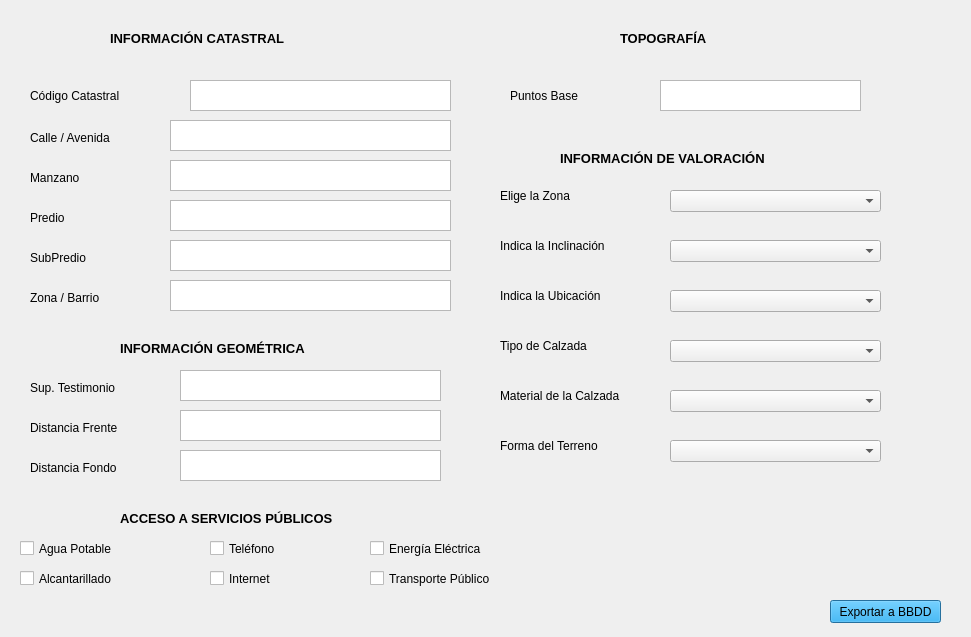
<?xml version="1.0" encoding="UTF-8"?>
<ui version="4.0">
 <class>Dialog</class>
 <widget class="QDialog" name="Dialog">
  <property name="geometry">
   <rect>
    <x>0</x>
    <y>0</y>
    <width>971</width>
    <height>637</height>
   </rect>
  </property>
  <property name="windowTitle">
   <string>Dialog</string>
  </property>
  <widget class="QPushButton" name="btn_exportdb">
   <property name="geometry">
    <rect>
     <x>830</x>
     <y>600</y>
     <width>111</width>
     <height>23</height>
    </rect>
   </property>
   <property name="styleSheet">
    <string notr="true">background-color: rgb(0, 170, 255)</string>
   </property>
   <property name="text">
    <string>Exportar a BBDD</string>
   </property>
  </widget>
  <widget class="QLabel" name="label_5">
   <property name="geometry">
    <rect>
     <x>110</x>
     <y>30</y>
     <width>251</width>
     <height>16</height>
    </rect>
   </property>
   <property name="font">
    <font>
     <pointsize>10</pointsize>
     <weight>75</weight>
     <bold>true</bold>
    </font>
   </property>
   <property name="text">
    <string>INFORMACIÓN CATASTRAL</string>
   </property>
  </widget>
  <widget class="QLabel" name="label_7">
   <property name="geometry">
    <rect>
     <x>30</x>
     <y>170</y>
     <width>81</width>
     <height>16</height>
    </rect>
   </property>
   <property name="font">
    <font>
     <pointsize>9</pointsize>
    </font>
   </property>
   <property name="text">
    <string>Manzano</string>
   </property>
  </widget>
  <widget class="QLabel" name="label_8">
   <property name="geometry">
    <rect>
     <x>30</x>
     <y>210</y>
     <width>51</width>
     <height>16</height>
    </rect>
   </property>
   <property name="font">
    <font>
     <pointsize>9</pointsize>
    </font>
   </property>
   <property name="text">
    <string>Predio</string>
   </property>
  </widget>
  <widget class="QLabel" name="label_9">
   <property name="geometry">
    <rect>
     <x>30</x>
     <y>250</y>
     <width>81</width>
     <height>16</height>
    </rect>
   </property>
   <property name="font">
    <font>
     <pointsize>9</pointsize>
    </font>
   </property>
   <property name="text">
    <string>SubPredio</string>
   </property>
  </widget>
  <widget class="QLabel" name="label_10">
   <property name="geometry">
    <rect>
     <x>30</x>
     <y>130</y>
     <width>111</width>
     <height>16</height>
    </rect>
   </property>
   <property name="font">
    <font>
     <pointsize>9</pointsize>
    </font>
   </property>
   <property name="text">
    <string>Calle / Avenida</string>
   </property>
  </widget>
  <widget class="QLabel" name="label_11">
   <property name="geometry">
    <rect>
     <x>30</x>
     <y>290</y>
     <width>91</width>
     <height>16</height>
    </rect>
   </property>
   <property name="font">
    <font>
     <pointsize>9</pointsize>
    </font>
   </property>
   <property name="text">
    <string>Zona / Barrio</string>
   </property>
  </widget>
  <widget class="QPlainTextEdit" name="txt_manzano">
   <property name="geometry">
    <rect>
     <x>170</x>
     <y>160</y>
     <width>281</width>
     <height>31</height>
    </rect>
   </property>
  </widget>
  <widget class="QPlainTextEdit" name="txt_predio">
   <property name="geometry">
    <rect>
     <x>170</x>
     <y>200</y>
     <width>281</width>
     <height>31</height>
    </rect>
   </property>
  </widget>
  <widget class="QPlainTextEdit" name="txt_sub">
   <property name="geometry">
    <rect>
     <x>170</x>
     <y>240</y>
     <width>281</width>
     <height>31</height>
    </rect>
   </property>
  </widget>
  <widget class="QPlainTextEdit" name="txt_calle">
   <property name="geometry">
    <rect>
     <x>170</x>
     <y>120</y>
     <width>281</width>
     <height>31</height>
    </rect>
   </property>
  </widget>
  <widget class="QPlainTextEdit" name="txt_zona">
   <property name="geometry">
    <rect>
     <x>170</x>
     <y>280</y>
     <width>281</width>
     <height>31</height>
    </rect>
   </property>
  </widget>
  <widget class="QPlainTextEdit" name="txt_suptest">
   <property name="geometry">
    <rect>
     <x>180</x>
     <y>370</y>
     <width>261</width>
     <height>31</height>
    </rect>
   </property>
  </widget>
  <widget class="QLabel" name="label_19">
   <property name="geometry">
    <rect>
     <x>30</x>
     <y>380</y>
     <width>131</width>
     <height>16</height>
    </rect>
   </property>
   <property name="font">
    <font>
     <pointsize>9</pointsize>
    </font>
   </property>
   <property name="text">
    <string>Sup. Testimonio</string>
   </property>
  </widget>
  <widget class="QPlainTextEdit" name="txt_referencia">
   <property name="geometry">
    <rect>
     <x>190</x>
     <y>80</y>
     <width>261</width>
     <height>31</height>
    </rect>
   </property>
  </widget>
  <widget class="QLabel" name="label_20">
   <property name="geometry">
    <rect>
     <x>30</x>
     <y>80</y>
     <width>131</width>
     <height>31</height>
    </rect>
   </property>
   <property name="font">
    <font>
     <pointsize>9</pointsize>
    </font>
   </property>
   <property name="text">
    <string>Código Catastral</string>
   </property>
  </widget>
  <widget class="QPlainTextEdit" name="txt_base">
   <property name="geometry">
    <rect>
     <x>660</x>
     <y>80</y>
     <width>201</width>
     <height>31</height>
    </rect>
   </property>
  </widget>
  <widget class="QLabel" name="label_21">
   <property name="geometry">
    <rect>
     <x>510</x>
     <y>80</y>
     <width>121</width>
     <height>31</height>
    </rect>
   </property>
   <property name="font">
    <font>
     <pointsize>9</pointsize>
    </font>
   </property>
   <property name="text">
    <string>Puntos Base</string>
   </property>
  </widget>
  <widget class="QComboBox" name="comboBox_zona">
   <property name="geometry">
    <rect>
     <x>670</x>
     <y>190</y>
     <width>211</width>
     <height>22</height>
    </rect>
   </property>
   <item>
    <property name="text">
     <string/>
    </property>
   </item>
   <item>
    <property name="text">
     <string>1</string>
    </property>
   </item>
   <item>
    <property name="text">
     <string>2</string>
    </property>
   </item>
   <item>
    <property name="text">
     <string>3</string>
    </property>
   </item>
   <item>
    <property name="text">
     <string>4</string>
    </property>
   </item>
   <item>
    <property name="text">
     <string>5</string>
    </property>
   </item>
   <item>
    <property name="text">
     <string>6</string>
    </property>
   </item>
   <item>
    <property name="text">
     <string>7</string>
    </property>
   </item>
   <item>
    <property name="text">
     <string>8</string>
    </property>
   </item>
   <item>
    <property name="text">
     <string>9</string>
    </property>
   </item>
   <item>
    <property name="text">
     <string>10</string>
    </property>
   </item>
   <item>
    <property name="text">
     <string>11</string>
    </property>
   </item>
  </widget>
  <widget class="QLabel" name="label_22">
   <property name="geometry">
    <rect>
     <x>560</x>
     <y>150</y>
     <width>291</width>
     <height>16</height>
    </rect>
   </property>
   <property name="font">
    <font>
     <pointsize>10</pointsize>
     <weight>75</weight>
     <bold>true</bold>
    </font>
   </property>
   <property name="text">
    <string>INFORMACIÓN DE VALORACIÓN</string>
   </property>
  </widget>
  <widget class="QLabel" name="label_23">
   <property name="geometry">
    <rect>
     <x>500</x>
     <y>180</y>
     <width>121</width>
     <height>31</height>
    </rect>
   </property>
   <property name="font">
    <font>
     <pointsize>9</pointsize>
    </font>
   </property>
   <property name="text">
    <string>Elige la Zona</string>
   </property>
  </widget>
  <widget class="QLabel" name="label_24">
   <property name="geometry">
    <rect>
     <x>500</x>
     <y>230</y>
     <width>161</width>
     <height>31</height>
    </rect>
   </property>
   <property name="font">
    <font>
     <pointsize>9</pointsize>
    </font>
   </property>
   <property name="text">
    <string>Indica la Inclinación</string>
   </property>
  </widget>
  <widget class="QLabel" name="label_25">
   <property name="geometry">
    <rect>
     <x>500</x>
     <y>280</y>
     <width>121</width>
     <height>31</height>
    </rect>
   </property>
   <property name="font">
    <font>
     <pointsize>9</pointsize>
    </font>
   </property>
   <property name="text">
    <string>Indica la Ubicación</string>
   </property>
  </widget>
  <widget class="QComboBox" name="comboBox_inclinacion">
   <property name="geometry">
    <rect>
     <x>670</x>
     <y>240</y>
     <width>211</width>
     <height>22</height>
    </rect>
   </property>
   <item>
    <property name="text">
     <string/>
    </property>
   </item>
   <item>
    <property name="text">
     <string>0 a 10 Grados</string>
    </property>
   </item>
   <item>
    <property name="text">
     <string>10 a 15 Grados</string>
    </property>
   </item>
   <item>
    <property name="text">
     <string>Superior a 15 Grados</string>
    </property>
   </item>
  </widget>
  <widget class="QComboBox" name="comboBox_ubicacion">
   <property name="geometry">
    <rect>
     <x>670</x>
     <y>290</y>
     <width>211</width>
     <height>22</height>
    </rect>
   </property>
   <item>
    <property name="text">
     <string/>
    </property>
   </item>
   <item>
    <property name="text">
     <string>Esquina</string>
    </property>
   </item>
   <item>
    <property name="text">
     <string>Medio</string>
    </property>
   </item>
   <item>
    <property name="text">
     <string>Pasaje Interior</string>
    </property>
   </item>
   <item>
    <property name="text">
     <string>No Definido</string>
    </property>
   </item>
  </widget>
  <widget class="QCheckBox" name="checkBox_agua">
   <property name="geometry">
    <rect>
     <x>20</x>
     <y>540</y>
     <width>141</width>
     <height>17</height>
    </rect>
   </property>
   <property name="text">
    <string>Agua Potable</string>
   </property>
  </widget>
  <widget class="QCheckBox" name="checkBox_alcantarilla">
   <property name="geometry">
    <rect>
     <x>20</x>
     <y>570</y>
     <width>151</width>
     <height>17</height>
    </rect>
   </property>
   <property name="text">
    <string>Alcantarillado</string>
   </property>
  </widget>
  <widget class="QCheckBox" name="checkBox_energia">
   <property name="geometry">
    <rect>
     <x>370</x>
     <y>540</y>
     <width>141</width>
     <height>17</height>
    </rect>
   </property>
   <property name="text">
    <string>Energía Eléctrica</string>
   </property>
  </widget>
  <widget class="QCheckBox" name="checkBox_telefono">
   <property name="geometry">
    <rect>
     <x>210</x>
     <y>540</y>
     <width>101</width>
     <height>17</height>
    </rect>
   </property>
   <property name="text">
    <string>Teléfono</string>
   </property>
  </widget>
  <widget class="QLabel" name="label_26">
   <property name="geometry">
    <rect>
     <x>620</x>
     <y>30</y>
     <width>211</width>
     <height>16</height>
    </rect>
   </property>
   <property name="font">
    <font>
     <pointsize>10</pointsize>
     <weight>75</weight>
     <bold>true</bold>
    </font>
   </property>
   <property name="text">
    <string>TOPOGRAFÍA</string>
   </property>
  </widget>
  <widget class="QLabel" name="label_27">
   <property name="geometry">
    <rect>
     <x>500</x>
     <y>380</y>
     <width>161</width>
     <height>31</height>
    </rect>
   </property>
   <property name="font">
    <font>
     <pointsize>9</pointsize>
    </font>
   </property>
   <property name="text">
    <string>Material de la Calzada</string>
   </property>
  </widget>
  <widget class="QComboBox" name="comboBox_calzada">
   <property name="geometry">
    <rect>
     <x>670</x>
     <y>390</y>
     <width>211</width>
     <height>22</height>
    </rect>
   </property>
   <item>
    <property name="text">
     <string/>
    </property>
   </item>
   <item>
    <property name="text">
     <string>Asfalto</string>
    </property>
   </item>
   <item>
    <property name="text">
     <string>Adoquín</string>
    </property>
   </item>
   <item>
    <property name="text">
     <string>Cemento</string>
    </property>
   </item>
   <item>
    <property name="text">
     <string>Loseta</string>
    </property>
   </item>
   <item>
    <property name="text">
     <string>Piedra</string>
    </property>
   </item>
   <item>
    <property name="text">
     <string>Ripio</string>
    </property>
   </item>
   <item>
    <property name="text">
     <string>Tierra</string>
    </property>
   </item>
   <item>
    <property name="text">
     <string>Otros</string>
    </property>
   </item>
  </widget>
  <widget class="QComboBox" name="comboBox_forma">
   <property name="geometry">
    <rect>
     <x>670</x>
     <y>440</y>
     <width>211</width>
     <height>22</height>
    </rect>
   </property>
   <item>
    <property name="text">
     <string/>
    </property>
   </item>
   <item>
    <property name="text">
     <string>Regular</string>
    </property>
   </item>
   <item>
    <property name="text">
     <string>Irregular</string>
    </property>
   </item>
   <item>
    <property name="text">
     <string>Muy Irregular</string>
    </property>
   </item>
  </widget>
  <widget class="QLabel" name="label_28">
   <property name="geometry">
    <rect>
     <x>500</x>
     <y>430</y>
     <width>121</width>
     <height>31</height>
    </rect>
   </property>
   <property name="font">
    <font>
     <pointsize>9</pointsize>
    </font>
   </property>
   <property name="text">
    <string>Forma del Terreno</string>
   </property>
  </widget>
  <widget class="QLabel" name="label_29">
   <property name="geometry">
    <rect>
     <x>30</x>
     <y>420</y>
     <width>121</width>
     <height>16</height>
    </rect>
   </property>
   <property name="font">
    <font>
     <pointsize>9</pointsize>
    </font>
   </property>
   <property name="text">
    <string>Distancia Frente</string>
   </property>
  </widget>
  <widget class="QLabel" name="label_30">
   <property name="geometry">
    <rect>
     <x>30</x>
     <y>460</y>
     <width>121</width>
     <height>16</height>
    </rect>
   </property>
   <property name="font">
    <font>
     <pointsize>9</pointsize>
    </font>
   </property>
   <property name="text">
    <string>Distancia Fondo</string>
   </property>
  </widget>
  <widget class="QPlainTextEdit" name="txt_frente">
   <property name="geometry">
    <rect>
     <x>180</x>
     <y>410</y>
     <width>261</width>
     <height>31</height>
    </rect>
   </property>
  </widget>
  <widget class="QPlainTextEdit" name="txt_fondo">
   <property name="geometry">
    <rect>
     <x>180</x>
     <y>450</y>
     <width>261</width>
     <height>31</height>
    </rect>
   </property>
  </widget>
  <widget class="QLabel" name="label_6">
   <property name="geometry">
    <rect>
     <x>120</x>
     <y>340</y>
     <width>251</width>
     <height>16</height>
    </rect>
   </property>
   <property name="font">
    <font>
     <pointsize>10</pointsize>
     <weight>75</weight>
     <bold>true</bold>
    </font>
   </property>
   <property name="text">
    <string>INFORMACIÓN GEOMÉTRICA</string>
   </property>
  </widget>
  <widget class="QLabel" name="label_17">
   <property name="geometry">
    <rect>
     <x>120</x>
     <y>510</y>
     <width>301</width>
     <height>16</height>
    </rect>
   </property>
   <property name="font">
    <font>
     <pointsize>10</pointsize>
     <weight>75</weight>
     <bold>true</bold>
    </font>
   </property>
   <property name="text">
    <string>ACCESO A SERVICIOS PÚBLICOS</string>
   </property>
  </widget>
  <widget class="QCheckBox" name="checkBox_internet">
   <property name="geometry">
    <rect>
     <x>210</x>
     <y>570</y>
     <width>111</width>
     <height>17</height>
    </rect>
   </property>
   <property name="text">
    <string>Internet</string>
   </property>
  </widget>
  <widget class="QCheckBox" name="checkBox_transporte">
   <property name="geometry">
    <rect>
     <x>370</x>
     <y>570</y>
     <width>131</width>
     <height>17</height>
    </rect>
   </property>
   <property name="text">
    <string>Transporte Público</string>
   </property>
  </widget>
  <widget class="QLabel" name="label_31">
   <property name="geometry">
    <rect>
     <x>500</x>
     <y>330</y>
     <width>121</width>
     <height>31</height>
    </rect>
   </property>
   <property name="font">
    <font>
     <pointsize>9</pointsize>
    </font>
   </property>
   <property name="text">
    <string>Tipo de Calzada</string>
   </property>
  </widget>
  <widget class="QComboBox" name="comboBox_tipocalzada">
   <property name="geometry">
    <rect>
     <x>670</x>
     <y>340</y>
     <width>211</width>
     <height>22</height>
    </rect>
   </property>
   <item>
    <property name="text">
     <string/>
    </property>
   </item>
   <item>
    <property name="text">
     <string>Avenida Principal</string>
    </property>
   </item>
   <item>
    <property name="text">
     <string>Avenida Secundaria</string>
    </property>
   </item>
   <item>
    <property name="text">
     <string>Calle Principal</string>
    </property>
   </item>
   <item>
    <property name="text">
     <string>Calle Secundaria</string>
    </property>
   </item>
   <item>
    <property name="text">
     <string>Calle Terciaria o Callejón</string>
    </property>
   </item>
   <item>
    <property name="text">
     <string>Calle Con Ripio</string>
    </property>
   </item>
   <item>
    <property name="text">
     <string>Calle de Tierra Natural</string>
    </property>
   </item>
  </widget>
 </widget>
 <resources/>
 <connections/>
</ui>
